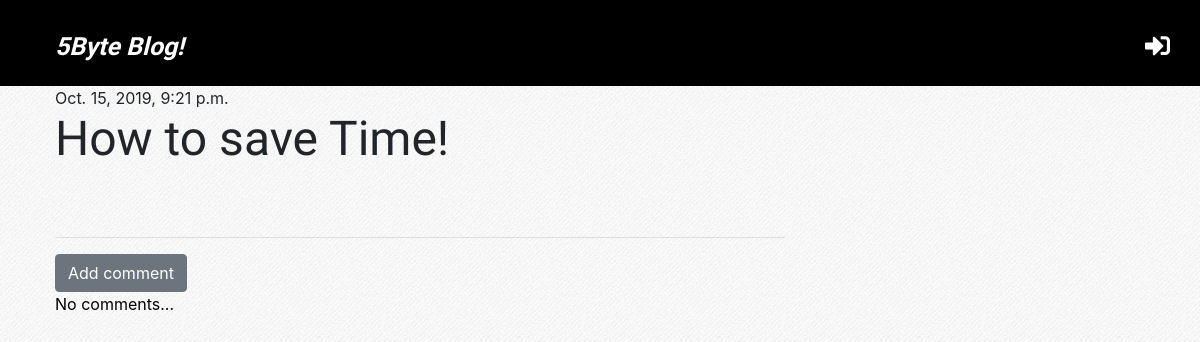
The app's page /post/3, older data.
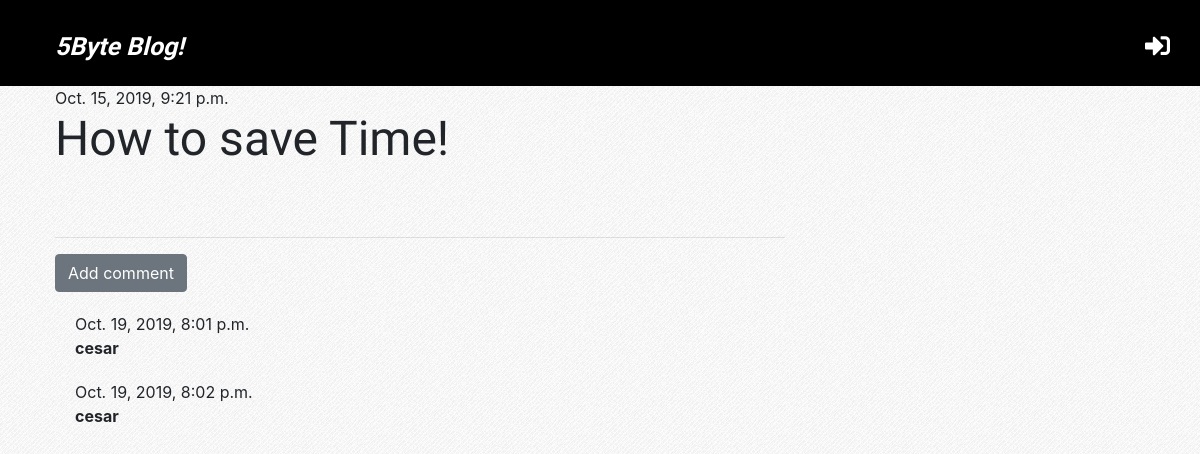
The same page, newer data.
### blog/models.py (models this page shows, shortened)
class Comment(models.Model):
    post=models.ForeignKey('blog.Post', on_delete=models.CASCADE, related_name='comments') # Si elimino el blog post, todos los comentarios relacionados con el , se eliminan, ya que es una foreing key
    author=models.CharField(max_length=200)
    text= models.TextField()
    created_date=models.DateTimeField(default=timezone.now)
    approved=models.BooleanField(default=False)

### blog/views.py (the view)
# urls.py: path('post/<int:pk>', views.post_detail , name='post_detail'),
def post_detail(request,pk):
    post = get_object_or_404 (Post,pk=pk)
    stuff_for_frontent={'post':post}
    return render(request, 'blog/post_detail.html',stuff_for_frontent)

### blog/templatetags/markdownify.py (called while the page is built)
@register.filter
def markdown(value):
    renderer = HighlightRenderer()
    markdown = mistune.Markdown(renderer=renderer)
    return markdown(value)

### blog/templates/blog/post_detail.html (shortened to what this page needs)
{% extends 'blog/base.html' %}
{% load markdownify %}
{% block content %}
      <div class="post">
          {% if post.published_date %}
              <div class="date">
                {{post.published_date}}
              </div>
          {%else%}
              <a href="{% url 'post_publish' pk=post.pk %}" class='btn btn-success' style='margin-top:10px'><i class="fas fa-upload fa-2x" style='color:#000000'></i></a>
          {%endif%}
          <h1>{{post.title}}</h1>
      </div>
        <hr>
        <a href="{%url 'add_comment_to_post' pk=post.pk%}" class='btn btn-secondary'>Add comment</a>
        {% for comment in post.comments.all %}
          {%if user.is_authenticated or comment.approved%}
            <div class="comment">
              <div class="date">
                {{comment.created_date}}
              </div>
                <strong>{{comment.author}}</strong>
            </div>
          {%endif%}
        {%empty%}
            <p>No comments...</p>
        {%endfor%}
{%endblock%}

Row changes from the older to the newer data that the page shows:
added Comment: created_date "Oct. 19, 2019, 8:01 p.m.", author "cesar"
added Comment: created_date "Oct. 19, 2019, 8:02 p.m.", author "cesar"
Text that changed along with them:
text no longer shown: "No comments..."
